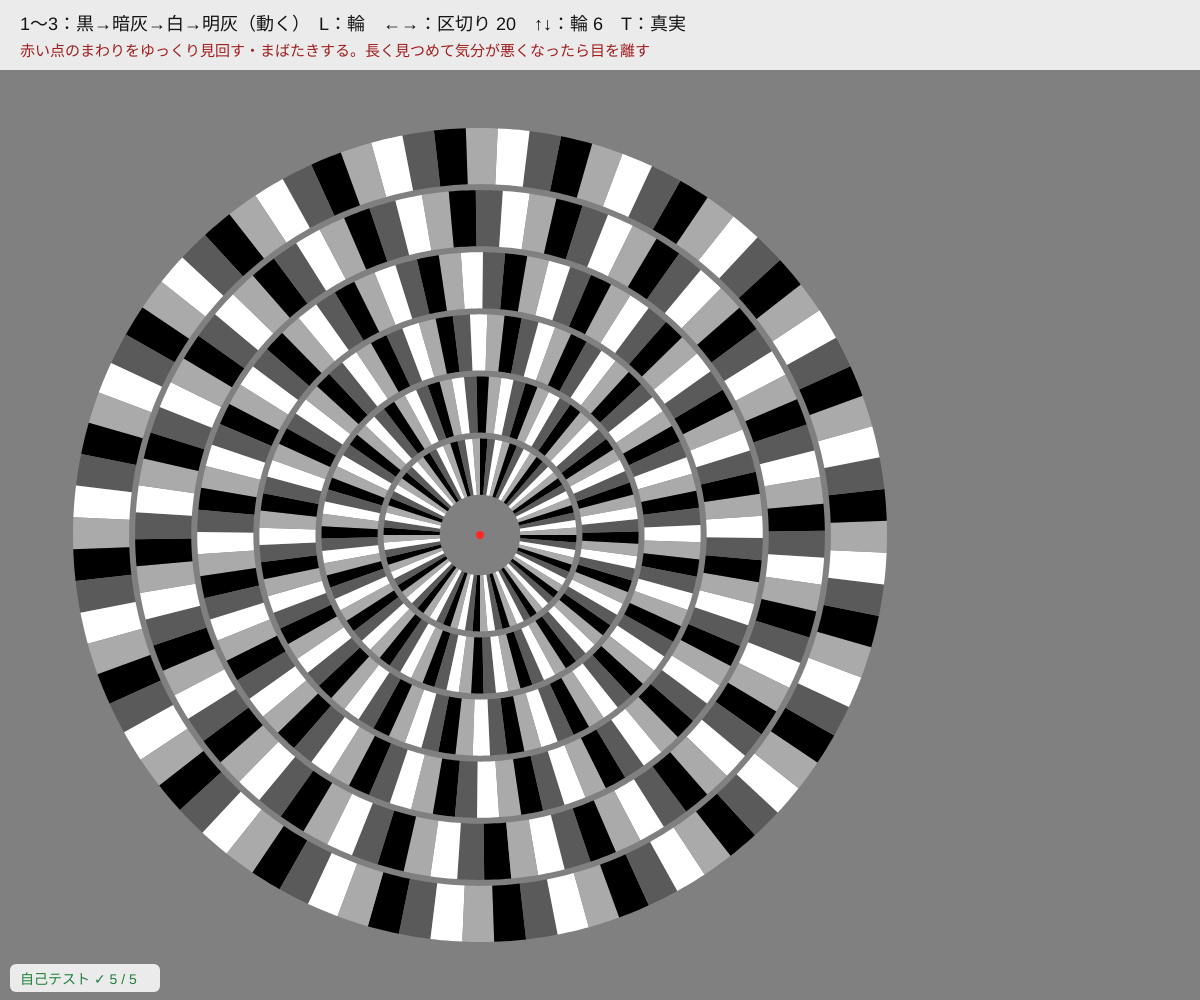
Frame 1 (no input)
Frame 60 (no input): identical to frame 1, image omitted
Frame 120 (the mouse pressed at the canvas centre since frame 60): identical to frame 1, image omitted

The p5.js sketch that drew this single still picture (run headless with seeded random() and noise() and a simulated clock; from frame 60 on, the mouse is pressed at the canvas centre):

// p5.js sketch
// ── sketch.js
// ============================================
// 09 周辺視ドリフト錯視（止まっている絵が回って見える）
// 明るさの階段「黒 → 暗い灰 → 白 → 明るい灰」をくり返して並べるだけ。視線を動かしたり、まばたきすると
// 目のはし（周辺視）で、黒 → 暗い灰 の向きに少しずつ動いて見える。並びを入れかえると止まる・逆に回る
// 1 = 黒→暗灰→白→明灰（動く）/ 2 = 黒→白→暗灰→明灰（止まる）/ 3 = 逆向き / L = 輪 ⇔ 横のしま
// ←→ = 1 周の区切りの数 / ↑↓ = 輪の数 / T = 真実（動いていないことを画素で確かめる、明るさの並びを拡大）
// 長く見つめて気分が悪くなったら目を離す
// ============================================

let LUM = { B: 0, DG: 90, W: 255, LG: 170 };   // ★ 4 つの明るさ
let ORDERS = [['B', 'DG', 'W', 'LG'], ['B', 'W', 'DG', 'LG'], ['LG', 'W', 'DG', 'B']];
let orderNo = 0;
let SEG = 20;                // ★ 1 周（1 行）の区切りの数
let RINGS = 6;               // ★ 輪の数
let rowsLayout = false, truthKey = false;
let pg, lastSum = null, diffNow = 0;
const BG = 128;

function setup() {
  createCanvas(windowWidth, windowHeight);
  noSmooth();
  build();
  drawScene(false);
  selfTest();
}
function draw() { drawScene(truthKey); }

function geom() { let R = Math.min(width * 0.36, height * 0.41); return { cx: Math.round(width * 0.4), cy: Math.round(height * 0.535), R }; }
// k 番目の輪の内側・外側の半径
function ringR(k) { let g = geom(), w = g.R / (RINGS + 0.6); return [w * (k + 0.6) + 3, w * (k + 1.6) - 3]; }

// 絵をバッファに 1 回だけ描く（動かすのは見ている人の目）
function build() {
  if (!pg || pg.width !== width || pg.height !== height) { if (pg) pg.remove(); pg = createGraphics(width, height); pg.pixelDensity(1); }
  pg.background(BG); pg.noStroke();
  let g = geom(), ord = ORDERS[orderNo];
  if (!rowsLayout) {
    for (let k = 0; k < RINGS; k++) {
      let [r0, r1] = ringR(k), dir = k % 2 ? -1 : 1, rot = k * 0.37;      // となりの輪は逆向き
      for (let s = 0; s < SEG; s++) for (let q = 0; q < 4; q++) {
        let a0 = rot + (dir * TWO_PI * (s + q / 4)) / SEG, a1 = rot + (dir * TWO_PI * (s + (q + 1) / 4)) / SEG;
        pg.fill(LUM[ord[q]]); sector(pg, g.cx, g.cy, r0, r1, a0, a1);
      }
    }
  } else {
    let h = (2 * g.R) / RINGS, w = (2 * g.R) / SEG;
    for (let k = 0; k < RINGS; k++) {
      let dir = k % 2 ? -1 : 1, y = g.cy - g.R + k * h + 3;
      for (let s = 0; s < SEG; s++) for (let q = 0; q < 4; q++) {
        let x = g.cx - g.R + s * w + (dir > 0 ? q : 3 - q) * (w / 4);
        pg.fill(LUM[ord[q]]); pg.rect(x, y, w / 4 + 0.6, h - 6);
      }
    }
  }
  pg.fill(255, 40, 40); pg.circle(g.cx, g.cy, 8);                       // 見つめる点
}
// 扇形の帯（半径 r0〜r1、角度 a0〜a1）を折れ線で
function sector(gr, cx, cy, r0, r1, a0, a1) {
  let n = 6;
  gr.beginShape();
  for (let i = 0; i <= n; i++) { let a = a0 + ((a1 - a0) * i) / n; gr.vertex(cx + r1 * Math.cos(a), cy + r1 * Math.sin(a)); }
  for (let i = n; i >= 0; i--) { let a = a0 + ((a1 - a0) * i) / n; gr.vertex(cx + r0 * Math.cos(a), cy + r0 * Math.sin(a)); }
  gr.endShape(CLOSE);
}

function drawScene(truth) {
  image(pg, 0, 0, width, height);
  let names = ['黒→暗灰→白→明灰（動く）', '黒→白→暗灰→明灰（止まる）', '逆の並び（逆に回る）'];
  noStroke(); fill(235); rect(0, 0, width, 70);
  fill(20); textSize(18); textAlign(LEFT, BASELINE);
  text('1〜3：' + names[orderNo] + '　L：' + (rowsLayout ? '横のしま' : '輪') + '　←→：区切り ' + SEG + '　↑↓：輪 ' + RINGS + '　T：真実', 20, 30);
  fill(160, 30, 30); textSize(15);
  text('赤い点のまわりをゆっくり見回す・まばたきする。長く見つめて気分が悪くなったら目を離す', 20, 56);
  // 真実：明るさの並びを拡大、前の確認との画素の差
  let px = width - 250;
  if (truth) {
    if (frameCount % 30 === 0 || lastSum === null) { loadPixels(); let s = sampleSum(); diffNow = lastSum === null ? 0 : Math.abs(s - lastSum); lastSum = s; }
    fill(235); rect(px - 20, 90, 250, 260, 10);
    fill(20); textSize(15); text('明るさの並び（1 区切り）', px, 116);
    ORDERS[orderNo].forEach((nm, q) => { fill(LUM[nm]); stroke(60); rect(px + q * 52, 130, 50, 90); noStroke(); fill(20); textAlign(CENTER, TOP); text(LUM[nm], px + q * 52 + 25, 226); textAlign(LEFT, BASELINE); });
    fill(20); text('0.5 秒ごとに画面の画素を', px, 280); text('読んで比べた差：' + diffNow, px, 302);
    fill(diffNow === 0 ? color(30, 130, 60) : color(200, 40, 40)); text(diffNow === 0 ? '→ 1 画素も動いていない' : '→ 変化あり', px, 326);
  } else lastSum = null;
  fill(235); rect(10, height - 36, 150, 28, 6);
  fill(selfTestResults.length && selfTestResults.every((r) => r.ok) ? color(30, 130, 60) : color(200, 40, 40)); textSize(14);
  text(selfTestLine(), 20, height - 16);
}
// 絵の範囲の画素を間引いて合計（変化の確認用）
function sampleSum() { let g = geom(), s = 0; for (let y = g.cy - g.R; y < g.cy + g.R; y += 7) for (let x = g.cx - g.R; x < g.cx + g.R; x += 7) s += readPix(x, y)[0]; return s; }

function keyPressed() {
  if (key === '1' || key === '2' || key === '3') { orderNo = +key - 1; build(); }
  if (key === 'l' || key === 'L') { rowsLayout = !rowsLayout; build(); }
  if (key === RIGHT_ARROW) { SEG = Math.min(48, SEG + 2); build(); }
  if (key === LEFT_ARROW) { SEG = Math.max(6, SEG - 2); build(); }
  if (key === UP_ARROW) { RINGS = Math.min(10, RINGS + 1); build(); }
  if (key === DOWN_ARROW) { RINGS = Math.max(1, RINGS - 1); build(); }
  if (key === 't' || key === 'T') truthKey = !truthKey;
}
function windowResized() { resizeCanvas(windowWidth, windowHeight); build(); }

// ---------- やってみよう ----------
// 1. 1 と 2 を切りかえる。同じ 4 つの明るさなのに、並びだけで動いたり止まったりする
// 2. 3（逆の並び）で回る向きが逆になる？
// 3. LUM の暗い灰 DG を 0（黒と同じ）にすると？ 階段が 3 段になると弱くなる？
// 4. L で横のしまにすると、行ごとに左右に流れて見える
// 5. 画面に近づく・離れる。区切りの大きさ（←→）で強さは変わる？


// ==================================================
// ここから下は「錯視の道具」（中身は読まなくても OK。消さないでね）
// ==================================================
function readPix(x, y) {
  let d = pixelDensity(), i = 4 * (Math.round(y * d) * Math.round(width * d) + Math.round(x * d));
  return [pixels[i], pixels[i + 1], pixels[i + 2]];
}

// ---- 自己テスト：描いた輪の画素を読んで、明るさの並びと「動いていない」ことを確かめる
let selfTestResults = [];
function selfTest() {
  let R = [], ok = (name, cond) => R.push({ name, ok: !!cond }), keep = orderNo, g = geom();
  let readSeq = (k) => {          // k 番目の輪の 1 区切り目の 4 つの明るさ（帯の真ん中）
    let [r0, r1] = ringR(k), r = (r0 + r1) / 2, dir = k % 2 ? -1 : 1, rot = k * 0.37;
    return [0, 1, 2, 3].map((q) => { let a = rot + (dir * TWO_PI * (q + 0.5) / 4) / SEG; return readPix(g.cx + r * Math.cos(a), g.cy + r * Math.sin(a))[0]; });
  };
  orderNo = 0; build(); drawScene(false); loadPixels();
  let want = ORDERS[0].map((n) => LUM[n]);
  ok('内側の輪：画素の並び ' + readSeq(0).join('→') + ' = 黒→暗灰→白→明灰', readSeq(0).join() === want.join());
  ok('となりの輪も同じ並び（角度は逆回り）' + readSeq(1).join('→'), readSeq(1).join() === want.join());
  let s1 = sampleSum(); drawScene(false); loadPixels(); let s2 = sampleSum();
  ok('もう一度描いても画素は 1 つも変わらない（止まっている絵）', s1 === s2);
  let lv = new Set(); for (let y = g.cy - g.R; y < g.cy + g.R; y += 5) for (let x = g.cx - g.R; x < g.cx + g.R; x += 5) { let v = readPix(x, y); if (v[0] === v[1] && v[1] === v[2]) lv.add(v[0]); }
  ok('使っている明るさ：0・90・170・255 と背景 128 がすべて現れる', [0, 90, 170, 255, 128].every((v) => lv.has(v)));
  orderNo = 1; build(); drawScene(false); loadPixels();
  ok('並び 2（止まる）は 黒→白→暗灰→明灰：' + readSeq(0).join('→'), readSeq(0).join() === ORDERS[1].map((n) => LUM[n]).join());
  orderNo = keep; build(); drawScene(false);
  selfTestResults = R;
  for (let r of R) (r.ok ? console.log : console.error)((r.ok ? '✓ ' : '✗ ') + r.name);
  return R.every((r) => r.ok);
}
function selfTestLine() { let n = selfTestResults.filter((r) => r.ok).length; return '自己テスト ' + (n === selfTestResults.length ? '✓ ' : '✗ ') + n + ' / ' + selfTestResults.length; }
